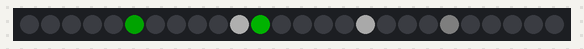
This sketch was run on a simulated Arduino Nano, built with avr-gcc and run on an emulated ATmega328P. Parts: 26 RGB LEDs in strip order, left to right. Dim RGB values are drawn brighter than linear; random numbers use the default seed unless the sketch sets one.

Above: at 0.16 s.
At 7.52 s:
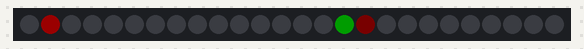
At 13.37 s:
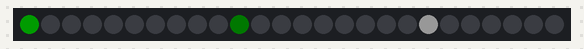
At 19.18 s:
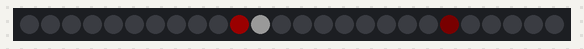
At 29.32 s:
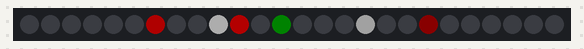
At 39.45 s:
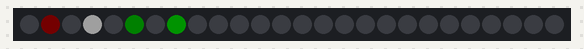

The sketch:

FastXmas.ino
```cpp
// FastXmas a twinkle animation of red/green/white colors randomly.
// By Chris Alcock (Aka mBlade/Made2Glow) Dec 19, 2018
// Tested on a Teensy 3.2 and Nano v3 (Atmega 328p)

// You will require the FastLED library from http://fastled.io/
// This code is found at https://github.com/Made2Glow/Code/tree/master/SmallAnimations/FastXmas

// Modify or change this code as you see fit. It is for free to use.
// Credit would be nice if you post on social media but not required.
// Twitter: @made2glow
// Facebook: https://www.facebook.com/made2glow/ (I don't post here at all, but it exists)

#include <FastLED.h>

#define DATA_PIN          2
#define NUM_LEDS          26
#define BRIGHTNESS        64
#define NUM_XMAS_PIXELS   NUM_LEDS/4 // Change this to a lower value to add more pixels!

bool _runonce =           true;
CRGB leds[NUM_LEDS];

// Helper function that returns a free/unused position pixel.
uint16_t freepos() {
  uint16_t randpos;
  while(1) { // Search for a new position.
    randpos = random(0,NUM_LEDS);
    if (leds[randpos].r+leds[randpos].g+leds[randpos].b == 0)
      return randpos; // once found, return it.
  }
}

void xmasmode() {

  // values/intensity/color of each pixel session.
  static uint8_t xmas_val[NUM_XMAS_PIXELS];
  static uint16_t xmas_pos[NUM_XMAS_PIXELS];
  static uint8_t xmas_color[NUM_XMAS_PIXELS];

  if (_runonce) { // This is to randomize the values/positions/colors at the start once.
    _runonce = false;
    for (uint16_t i = 0;i < NUM_XMAS_PIXELS; i++) {
      xmas_val[i] = random8();
      xmas_pos[i] = random(0,NUM_LEDS);
      xmas_color[i] = random(3);
    }
  }

  for (uint16_t i = 0;i < NUM_XMAS_PIXELS; i++) {
    if (xmas_val[i] == 192) { // 192 is 1 for sin8() which siginifies the end of the glow cycle and choose a new place to glow.
      leds[xmas_pos[i]] = CRGB(0,0,0); // the sin8() function doesn't go right to zero. This ensures we don't go into an infinate loop in the freepos() function.
      xmas_pos[i] = freepos(); // Choose new open position.
      xmas_color[i] = random(3); // randomize the new color.
    }
    xmas_val[i] ++; // Add 1 for ever. After 255 it will wrap back to 0.


    switch (xmas_color[i]) {
      case 0: leds[xmas_pos[i]] = CHSV(0,255,sin8(xmas_val[i])); break;
      case 1: leds[xmas_pos[i]] = CHSV(96,255,sin8(xmas_val[i])); break;
      case 2: leds[xmas_pos[i]] = CHSV(0,0,map(sin8(xmas_val[i]),0,255,0,240)); break;
      default: break;
    }
  }
}


void setup() {
  FastLED.addLeds<WS2812,DATA_PIN,GRB>(leds,NUM_LEDS);
  FastLED.setBrightness(BRIGHTNESS);
  FastLED.show(); // Clear the strip first.
}

void loop() {
  xmasmode(); // run the function.

  FastLED.show();
  delay(10); // delay 10ms (100 fps)
}
```
